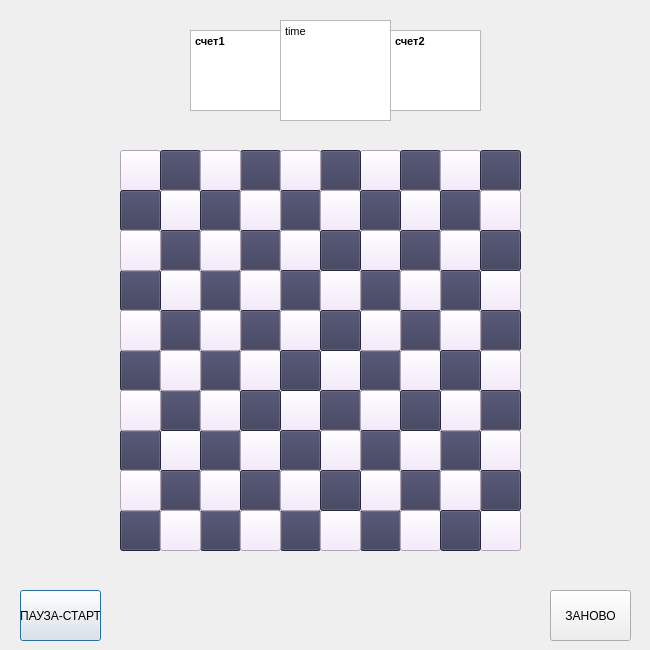
<?xml version="1.0" encoding="UTF-8"?>
<ui version="4.0">
 <class>Dialog</class>
 <widget class="QDialog" name="Dialog">
  <property name="geometry">
   <rect>
    <x>0</x>
    <y>0</y>
    <width>650</width>
    <height>650</height>
   </rect>
  </property>
  <property name="windowTitle">
   <string>Dialog</string>
  </property>
  <widget class="QTextBrowser" name="textBrowser">
   <property name="geometry">
    <rect>
     <x>190</x>
     <y>30</y>
     <width>91</width>
     <height>81</height>
    </rect>
   </property>
   <property name="html">
    <string>&lt;!DOCTYPE HTML PUBLIC &quot;-//W3C//DTD HTML 4.0//EN&quot; &quot;http://www.w3.org/TR/REC-html40/strict.dtd&quot;&gt;
&lt;html&gt;&lt;head&gt;&lt;meta name=&quot;qrichtext&quot; content=&quot;1&quot; /&gt;&lt;style type=&quot;text/css&quot;&gt;
p, li { white-space: pre-wrap; }
&lt;/style&gt;&lt;/head&gt;&lt;body style=&quot; font-family:'MS Shell Dlg 2'; font-size:7.875pt; font-weight:400; font-style:normal;&quot;&gt;
&lt;p style=&quot; margin-top:0px; margin-bottom:0px; margin-left:0px; margin-right:0px; -qt-block-indent:0; text-indent:0px;&quot;&gt;&lt;span style=&quot; font-weight:600;&quot;&gt;счет1&lt;/span&gt;&lt;/p&gt;&lt;/body&gt;&lt;/html&gt;</string>
   </property>
  </widget>
  <widget class="QTextBrowser" name="textBrowser_3">
   <property name="geometry">
    <rect>
     <x>280</x>
     <y>20</y>
     <width>111</width>
     <height>101</height>
    </rect>
   </property>
   <property name="html">
    <string>&lt;!DOCTYPE HTML PUBLIC &quot;-//W3C//DTD HTML 4.0//EN&quot; &quot;http://www.w3.org/TR/REC-html40/strict.dtd&quot;&gt;
&lt;html&gt;&lt;head&gt;&lt;meta name=&quot;qrichtext&quot; content=&quot;1&quot; /&gt;&lt;style type=&quot;text/css&quot;&gt;
p, li { white-space: pre-wrap; }
&lt;/style&gt;&lt;/head&gt;&lt;body style=&quot; font-family:'MS Shell Dlg 2'; font-size:7.875pt; font-weight:400; font-style:normal;&quot;&gt;
&lt;p style=&quot; margin-top:0px; margin-bottom:0px; margin-left:0px; margin-right:0px; -qt-block-indent:0; text-indent:0px;&quot;&gt;time&lt;/p&gt;&lt;/body&gt;&lt;/html&gt;</string>
   </property>
  </widget>
  <widget class="QTextBrowser" name="textBrowser_2">
   <property name="geometry">
    <rect>
     <x>390</x>
     <y>30</y>
     <width>91</width>
     <height>81</height>
    </rect>
   </property>
   <property name="html">
    <string>&lt;!DOCTYPE HTML PUBLIC &quot;-//W3C//DTD HTML 4.0//EN&quot; &quot;http://www.w3.org/TR/REC-html40/strict.dtd&quot;&gt;
&lt;html&gt;&lt;head&gt;&lt;meta name=&quot;qrichtext&quot; content=&quot;1&quot; /&gt;&lt;style type=&quot;text/css&quot;&gt;
p, li { white-space: pre-wrap; }
&lt;/style&gt;&lt;/head&gt;&lt;body style=&quot; font-family:'MS Shell Dlg 2'; font-size:7.875pt; font-weight:400; font-style:normal;&quot;&gt;
&lt;p style=&quot; margin-top:0px; margin-bottom:0px; margin-left:0px; margin-right:0px; -qt-block-indent:0; text-indent:0px;&quot;&gt;&lt;span style=&quot; font-weight:600;&quot;&gt;счет2&lt;/span&gt;&lt;/p&gt;
&lt;p style=&quot;-qt-paragraph-type:empty; margin-top:0px; margin-bottom:0px; margin-left:0px; margin-right:0px; -qt-block-indent:0; text-indent:0px; font-weight:600;&quot;&gt;&lt;br /&gt;&lt;/p&gt;&lt;/body&gt;&lt;/html&gt;</string>
   </property>
  </widget>
  <widget class="QPushButton" name="pushButton_3">
   <property name="geometry">
    <rect>
     <x>20</x>
     <y>590</y>
     <width>81</width>
     <height>51</height>
    </rect>
   </property>
   <property name="text">
    <string>ПАУЗА-СТАРТ</string>
   </property>
  </widget>
  <widget class="QPushButton" name="pushButton_4">
   <property name="geometry">
    <rect>
     <x>550</x>
     <y>590</y>
     <width>81</width>
     <height>51</height>
    </rect>
   </property>
   <property name="text">
    <string>ЗАНОВО</string>
   </property>
  </widget>
  <widget class="QPushButton" name="a1">
   <property name="geometry">
    <rect>
     <x>120</x>
     <y>150</y>
     <width>41</width>
     <height>41</height>
    </rect>
   </property>
   <property name="styleSheet">
    <string notr="true">background-color: rgb(243, 229, 251)</string>
   </property>
   <property name="text">
    <string/>
   </property>
  </widget>
  <widget class="QPushButton" name="a2">
   <property name="geometry">
    <rect>
     <x>160</x>
     <y>150</y>
     <width>41</width>
     <height>41</height>
    </rect>
   </property>
   <property name="styleSheet">
    <string notr="true">background-color: rgb(55, 56, 85);</string>
   </property>
   <property name="text">
    <string/>
   </property>
  </widget>
  <widget class="QPushButton" name="a4">
   <property name="geometry">
    <rect>
     <x>240</x>
     <y>150</y>
     <width>41</width>
     <height>41</height>
    </rect>
   </property>
   <property name="styleSheet">
    <string notr="true">background-color: rgb(55, 56, 85);</string>
   </property>
   <property name="text">
    <string/>
   </property>
  </widget>
  <widget class="QPushButton" name="a3">
   <property name="geometry">
    <rect>
     <x>200</x>
     <y>150</y>
     <width>41</width>
     <height>41</height>
    </rect>
   </property>
   <property name="styleSheet">
    <string notr="true">background-color: rgb(243, 229, 251)</string>
   </property>
   <property name="text">
    <string/>
   </property>
  </widget>
  <widget class="QPushButton" name="a7">
   <property name="geometry">
    <rect>
     <x>360</x>
     <y>150</y>
     <width>41</width>
     <height>41</height>
    </rect>
   </property>
   <property name="styleSheet">
    <string notr="true">background-color: rgb(243, 229, 251)</string>
   </property>
   <property name="text">
    <string/>
   </property>
  </widget>
  <widget class="QPushButton" name="a8">
   <property name="geometry">
    <rect>
     <x>400</x>
     <y>150</y>
     <width>41</width>
     <height>41</height>
    </rect>
   </property>
   <property name="styleSheet">
    <string notr="true">background-color: rgb(55, 56, 85);</string>
   </property>
   <property name="text">
    <string/>
   </property>
  </widget>
  <widget class="QPushButton" name="a6">
   <property name="geometry">
    <rect>
     <x>320</x>
     <y>150</y>
     <width>41</width>
     <height>41</height>
    </rect>
   </property>
   <property name="styleSheet">
    <string notr="true">background-color: rgb(55, 56, 85);</string>
   </property>
   <property name="text">
    <string/>
   </property>
  </widget>
  <widget class="QPushButton" name="a5">
   <property name="geometry">
    <rect>
     <x>280</x>
     <y>150</y>
     <width>41</width>
     <height>41</height>
    </rect>
   </property>
   <property name="styleSheet">
    <string notr="true">background-color: rgb(243, 229, 251)</string>
   </property>
   <property name="text">
    <string/>
   </property>
  </widget>
  <widget class="QPushButton" name="a9">
   <property name="geometry">
    <rect>
     <x>440</x>
     <y>150</y>
     <width>41</width>
     <height>41</height>
    </rect>
   </property>
   <property name="styleSheet">
    <string notr="true">background-color: rgb(243, 229, 251)</string>
   </property>
   <property name="text">
    <string/>
   </property>
  </widget>
  <widget class="QPushButton" name="a10">
   <property name="geometry">
    <rect>
     <x>480</x>
     <y>150</y>
     <width>41</width>
     <height>41</height>
    </rect>
   </property>
   <property name="styleSheet">
    <string notr="true">background-color: rgb(55, 56, 85);</string>
   </property>
   <property name="text">
    <string/>
   </property>
  </widget>
  <widget class="QPushButton" name="a18">
   <property name="geometry">
    <rect>
     <x>400</x>
     <y>190</y>
     <width>41</width>
     <height>41</height>
    </rect>
   </property>
   <property name="styleSheet">
    <string notr="true">background-color: rgb(243, 229, 251)</string>
   </property>
   <property name="text">
    <string/>
   </property>
  </widget>
  <widget class="QPushButton" name="a15">
   <property name="geometry">
    <rect>
     <x>280</x>
     <y>190</y>
     <width>41</width>
     <height>41</height>
    </rect>
   </property>
   <property name="styleSheet">
    <string notr="true">background-color: rgb(55, 56, 85);</string>
   </property>
   <property name="text">
    <string/>
   </property>
  </widget>
  <widget class="QPushButton" name="a12">
   <property name="geometry">
    <rect>
     <x>160</x>
     <y>190</y>
     <width>41</width>
     <height>41</height>
    </rect>
   </property>
   <property name="styleSheet">
    <string notr="true">background-color: rgb(243, 229, 251)</string>
   </property>
   <property name="text">
    <string/>
   </property>
  </widget>
  <widget class="QPushButton" name="a16">
   <property name="geometry">
    <rect>
     <x>320</x>
     <y>190</y>
     <width>41</width>
     <height>41</height>
    </rect>
   </property>
   <property name="styleSheet">
    <string notr="true">background-color: rgb(243, 229, 251)</string>
   </property>
   <property name="text">
    <string/>
   </property>
  </widget>
  <widget class="QPushButton" name="a13">
   <property name="geometry">
    <rect>
     <x>200</x>
     <y>190</y>
     <width>41</width>
     <height>41</height>
    </rect>
   </property>
   <property name="styleSheet">
    <string notr="true">background-color: rgb(55, 56, 85);</string>
   </property>
   <property name="text">
    <string/>
   </property>
  </widget>
  <widget class="QPushButton" name="a19">
   <property name="geometry">
    <rect>
     <x>440</x>
     <y>190</y>
     <width>41</width>
     <height>41</height>
    </rect>
   </property>
   <property name="styleSheet">
    <string notr="true">background-color: rgb(55, 56, 85);</string>
   </property>
   <property name="text">
    <string/>
   </property>
  </widget>
  <widget class="QPushButton" name="a11">
   <property name="geometry">
    <rect>
     <x>120</x>
     <y>190</y>
     <width>41</width>
     <height>41</height>
    </rect>
   </property>
   <property name="styleSheet">
    <string notr="true">background-color: rgb(55, 56, 85);</string>
   </property>
   <property name="text">
    <string/>
   </property>
  </widget>
  <widget class="QPushButton" name="a20">
   <property name="geometry">
    <rect>
     <x>480</x>
     <y>190</y>
     <width>41</width>
     <height>41</height>
    </rect>
   </property>
   <property name="styleSheet">
    <string notr="true">background-color: rgb(243, 229, 251)</string>
   </property>
   <property name="text">
    <string/>
   </property>
  </widget>
  <widget class="QPushButton" name="a17">
   <property name="geometry">
    <rect>
     <x>360</x>
     <y>190</y>
     <width>41</width>
     <height>41</height>
    </rect>
   </property>
   <property name="styleSheet">
    <string notr="true">background-color: rgb(55, 56, 85);</string>
   </property>
   <property name="text">
    <string/>
   </property>
  </widget>
  <widget class="QPushButton" name="a14">
   <property name="geometry">
    <rect>
     <x>240</x>
     <y>190</y>
     <width>41</width>
     <height>41</height>
    </rect>
   </property>
   <property name="styleSheet">
    <string notr="true">background-color: rgb(243, 229, 251)</string>
   </property>
   <property name="text">
    <string/>
   </property>
  </widget>
  <widget class="QPushButton" name="a24">
   <property name="geometry">
    <rect>
     <x>240</x>
     <y>230</y>
     <width>41</width>
     <height>41</height>
    </rect>
   </property>
   <property name="styleSheet">
    <string notr="true">background-color: rgb(55, 56, 85);</string>
   </property>
   <property name="text">
    <string/>
   </property>
  </widget>
  <widget class="QPushButton" name="a25">
   <property name="geometry">
    <rect>
     <x>280</x>
     <y>230</y>
     <width>41</width>
     <height>41</height>
    </rect>
   </property>
   <property name="styleSheet">
    <string notr="true">background-color: rgb(243, 229, 251)</string>
   </property>
   <property name="text">
    <string/>
   </property>
  </widget>
  <widget class="QPushButton" name="a27">
   <property name="geometry">
    <rect>
     <x>360</x>
     <y>230</y>
     <width>41</width>
     <height>41</height>
    </rect>
   </property>
   <property name="styleSheet">
    <string notr="true">background-color: rgb(243, 229, 251)</string>
   </property>
   <property name="text">
    <string/>
   </property>
  </widget>
  <widget class="QPushButton" name="a28">
   <property name="geometry">
    <rect>
     <x>400</x>
     <y>230</y>
     <width>41</width>
     <height>41</height>
    </rect>
   </property>
   <property name="styleSheet">
    <string notr="true">background-color: rgb(55, 56, 85);</string>
   </property>
   <property name="text">
    <string/>
   </property>
  </widget>
  <widget class="QPushButton" name="a33">
   <property name="geometry">
    <rect>
     <x>200</x>
     <y>270</y>
     <width>41</width>
     <height>41</height>
    </rect>
   </property>
   <property name="styleSheet">
    <string notr="true">background-color: rgb(55, 56, 85);</string>
   </property>
   <property name="text">
    <string/>
   </property>
  </widget>
  <widget class="QPushButton" name="a37">
   <property name="geometry">
    <rect>
     <x>360</x>
     <y>270</y>
     <width>41</width>
     <height>41</height>
    </rect>
   </property>
   <property name="styleSheet">
    <string notr="true">background-color: rgb(55, 56, 85);</string>
   </property>
   <property name="text">
    <string/>
   </property>
  </widget>
  <widget class="QPushButton" name="a22">
   <property name="geometry">
    <rect>
     <x>160</x>
     <y>230</y>
     <width>41</width>
     <height>41</height>
    </rect>
   </property>
   <property name="styleSheet">
    <string notr="true">background-color: rgb(55, 56, 85);</string>
   </property>
   <property name="text">
    <string/>
   </property>
  </widget>
  <widget class="QPushButton" name="a35">
   <property name="geometry">
    <rect>
     <x>280</x>
     <y>270</y>
     <width>41</width>
     <height>41</height>
    </rect>
   </property>
   <property name="styleSheet">
    <string notr="true">background-color: rgb(55, 56, 85);</string>
   </property>
   <property name="text">
    <string/>
   </property>
  </widget>
  <widget class="QPushButton" name="a40">
   <property name="geometry">
    <rect>
     <x>480</x>
     <y>270</y>
     <width>41</width>
     <height>41</height>
    </rect>
   </property>
   <property name="styleSheet">
    <string notr="true">background-color: rgb(243, 229, 251)</string>
   </property>
   <property name="text">
    <string/>
   </property>
  </widget>
  <widget class="QPushButton" name="a29">
   <property name="geometry">
    <rect>
     <x>440</x>
     <y>230</y>
     <width>41</width>
     <height>41</height>
    </rect>
   </property>
   <property name="styleSheet">
    <string notr="true">background-color: rgb(243, 229, 251)</string>
   </property>
   <property name="text">
    <string/>
   </property>
  </widget>
  <widget class="QPushButton" name="a30">
   <property name="geometry">
    <rect>
     <x>480</x>
     <y>230</y>
     <width>41</width>
     <height>41</height>
    </rect>
   </property>
   <property name="styleSheet">
    <string notr="true">background-color: rgb(55, 56, 85);</string>
   </property>
   <property name="text">
    <string/>
   </property>
  </widget>
  <widget class="QPushButton" name="a39">
   <property name="geometry">
    <rect>
     <x>440</x>
     <y>270</y>
     <width>41</width>
     <height>41</height>
    </rect>
   </property>
   <property name="styleSheet">
    <string notr="true">background-color: rgb(55, 56, 85);</string>
   </property>
   <property name="text">
    <string/>
   </property>
  </widget>
  <widget class="QPushButton" name="a32">
   <property name="geometry">
    <rect>
     <x>160</x>
     <y>270</y>
     <width>41</width>
     <height>41</height>
    </rect>
   </property>
   <property name="styleSheet">
    <string notr="true">background-color: rgb(243, 229, 251)</string>
   </property>
   <property name="text">
    <string/>
   </property>
  </widget>
  <widget class="QPushButton" name="a31">
   <property name="geometry">
    <rect>
     <x>120</x>
     <y>270</y>
     <width>41</width>
     <height>41</height>
    </rect>
   </property>
   <property name="styleSheet">
    <string notr="true">background-color: rgb(55, 56, 85);</string>
   </property>
   <property name="text">
    <string/>
   </property>
  </widget>
  <widget class="QPushButton" name="a21">
   <property name="geometry">
    <rect>
     <x>120</x>
     <y>230</y>
     <width>41</width>
     <height>41</height>
    </rect>
   </property>
   <property name="styleSheet">
    <string notr="true">background-color: rgb(243, 229, 251)</string>
   </property>
   <property name="text">
    <string/>
   </property>
  </widget>
  <widget class="QPushButton" name="a34">
   <property name="geometry">
    <rect>
     <x>240</x>
     <y>270</y>
     <width>41</width>
     <height>41</height>
    </rect>
   </property>
   <property name="styleSheet">
    <string notr="true">background-color: rgb(243, 229, 251)</string>
   </property>
   <property name="text">
    <string/>
   </property>
  </widget>
  <widget class="QPushButton" name="a36">
   <property name="geometry">
    <rect>
     <x>320</x>
     <y>270</y>
     <width>41</width>
     <height>41</height>
    </rect>
   </property>
   <property name="styleSheet">
    <string notr="true">background-color: rgb(243, 229, 251)</string>
   </property>
   <property name="text">
    <string/>
   </property>
  </widget>
  <widget class="QPushButton" name="a38">
   <property name="geometry">
    <rect>
     <x>400</x>
     <y>270</y>
     <width>41</width>
     <height>41</height>
    </rect>
   </property>
   <property name="styleSheet">
    <string notr="true">background-color: rgb(243, 229, 251)</string>
   </property>
   <property name="text">
    <string/>
   </property>
  </widget>
  <widget class="QPushButton" name="a26">
   <property name="geometry">
    <rect>
     <x>320</x>
     <y>230</y>
     <width>41</width>
     <height>41</height>
    </rect>
   </property>
   <property name="styleSheet">
    <string notr="true">background-color: rgb(55, 56, 85);</string>
   </property>
   <property name="text">
    <string/>
   </property>
  </widget>
  <widget class="QPushButton" name="a23">
   <property name="geometry">
    <rect>
     <x>200</x>
     <y>230</y>
     <width>41</width>
     <height>41</height>
    </rect>
   </property>
   <property name="styleSheet">
    <string notr="true">background-color: rgb(243, 229, 251)</string>
   </property>
   <property name="text">
    <string/>
   </property>
  </widget>
  <widget class="QPushButton" name="a72">
   <property name="geometry">
    <rect>
     <x>160</x>
     <y>430</y>
     <width>41</width>
     <height>41</height>
    </rect>
   </property>
   <property name="styleSheet">
    <string notr="true">background-color: rgb(243, 229, 251)</string>
   </property>
   <property name="text">
    <string/>
   </property>
  </widget>
  <widget class="QPushButton" name="a56">
   <property name="geometry">
    <rect>
     <x>320</x>
     <y>350</y>
     <width>41</width>
     <height>41</height>
    </rect>
   </property>
   <property name="styleSheet">
    <string notr="true">background-color: rgb(243, 229, 251)</string>
   </property>
   <property name="text">
    <string/>
   </property>
  </widget>
  <widget class="QPushButton" name="a65">
   <property name="geometry">
    <rect>
     <x>280</x>
     <y>390</y>
     <width>41</width>
     <height>41</height>
    </rect>
   </property>
   <property name="styleSheet">
    <string notr="true">background-color: rgb(243, 229, 251)</string>
   </property>
   <property name="text">
    <string/>
   </property>
  </widget>
  <widget class="QPushButton" name="a53">
   <property name="geometry">
    <rect>
     <x>200</x>
     <y>350</y>
     <width>41</width>
     <height>41</height>
    </rect>
   </property>
   <property name="styleSheet">
    <string notr="true">background-color: rgb(55, 56, 85);</string>
   </property>
   <property name="text">
    <string/>
   </property>
  </widget>
  <widget class="QPushButton" name="a48">
   <property name="geometry">
    <rect>
     <x>400</x>
     <y>310</y>
     <width>41</width>
     <height>41</height>
    </rect>
   </property>
   <property name="styleSheet">
    <string notr="true">background-color: rgb(55, 56, 85);</string>
   </property>
   <property name="text">
    <string/>
   </property>
  </widget>
  <widget class="QPushButton" name="a73">
   <property name="geometry">
    <rect>
     <x>200</x>
     <y>430</y>
     <width>41</width>
     <height>41</height>
    </rect>
   </property>
   <property name="styleSheet">
    <string notr="true">background-color: rgb(55, 56, 85);</string>
   </property>
   <property name="text">
    <string/>
   </property>
  </widget>
  <widget class="QPushButton" name="a62">
   <property name="geometry">
    <rect>
     <x>160</x>
     <y>390</y>
     <width>41</width>
     <height>41</height>
    </rect>
   </property>
   <property name="styleSheet">
    <string notr="true">background-color: rgb(55, 56, 85);</string>
   </property>
   <property name="text">
    <string/>
   </property>
  </widget>
  <widget class="QPushButton" name="a50">
   <property name="geometry">
    <rect>
     <x>480</x>
     <y>310</y>
     <width>41</width>
     <height>41</height>
    </rect>
   </property>
   <property name="styleSheet">
    <string notr="true">background-color: rgb(55, 56, 85);</string>
   </property>
   <property name="text">
    <string/>
   </property>
  </widget>
  <widget class="QPushButton" name="a51">
   <property name="geometry">
    <rect>
     <x>120</x>
     <y>350</y>
     <width>41</width>
     <height>41</height>
    </rect>
   </property>
   <property name="styleSheet">
    <string notr="true">background-color: rgb(55, 56, 85);</string>
   </property>
   <property name="text">
    <string/>
   </property>
  </widget>
  <widget class="QPushButton" name="a42">
   <property name="geometry">
    <rect>
     <x>160</x>
     <y>310</y>
     <width>41</width>
     <height>41</height>
    </rect>
   </property>
   <property name="styleSheet">
    <string notr="true">background-color: rgb(55, 56, 85);</string>
   </property>
   <property name="text">
    <string/>
   </property>
  </widget>
  <widget class="QPushButton" name="a44">
   <property name="geometry">
    <rect>
     <x>240</x>
     <y>310</y>
     <width>41</width>
     <height>41</height>
    </rect>
   </property>
   <property name="styleSheet">
    <string notr="true">background-color: rgb(55, 56, 85);</string>
   </property>
   <property name="text">
    <string/>
   </property>
  </widget>
  <widget class="QPushButton" name="a57">
   <property name="geometry">
    <rect>
     <x>360</x>
     <y>350</y>
     <width>41</width>
     <height>41</height>
    </rect>
   </property>
   <property name="styleSheet">
    <string notr="true">background-color: rgb(55, 56, 85);</string>
   </property>
   <property name="text">
    <string/>
   </property>
  </widget>
  <widget class="QPushButton" name="a49">
   <property name="geometry">
    <rect>
     <x>440</x>
     <y>310</y>
     <width>41</width>
     <height>41</height>
    </rect>
   </property>
   <property name="styleSheet">
    <string notr="true">background-color: rgb(243, 229, 251)</string>
   </property>
   <property name="text">
    <string/>
   </property>
  </widget>
  <widget class="QPushButton" name="a45">
   <property name="geometry">
    <rect>
     <x>280</x>
     <y>310</y>
     <width>41</width>
     <height>41</height>
    </rect>
   </property>
   <property name="styleSheet">
    <string notr="true">background-color: rgb(243, 229, 251)</string>
   </property>
   <property name="text">
    <string/>
   </property>
  </widget>
  <widget class="QPushButton" name="a60">
   <property name="geometry">
    <rect>
     <x>480</x>
     <y>350</y>
     <width>41</width>
     <height>41</height>
    </rect>
   </property>
   <property name="styleSheet">
    <string notr="true">background-color: rgb(243, 229, 251)</string>
   </property>
   <property name="text">
    <string/>
   </property>
  </widget>
  <widget class="QPushButton" name="a63">
   <property name="geometry">
    <rect>
     <x>200</x>
     <y>390</y>
     <width>41</width>
     <height>41</height>
    </rect>
   </property>
   <property name="styleSheet">
    <string notr="true">background-color: rgb(243, 229, 251)</string>
   </property>
   <property name="text">
    <string/>
   </property>
  </widget>
  <widget class="QPushButton" name="a58">
   <property name="geometry">
    <rect>
     <x>400</x>
     <y>350</y>
     <width>41</width>
     <height>41</height>
    </rect>
   </property>
   <property name="styleSheet">
    <string notr="true">background-color: rgb(243, 229, 251)</string>
   </property>
   <property name="text">
    <string/>
   </property>
  </widget>
  <widget class="QPushButton" name="a54">
   <property name="geometry">
    <rect>
     <x>240</x>
     <y>350</y>
     <width>41</width>
     <height>41</height>
    </rect>
   </property>
   <property name="styleSheet">
    <string notr="true">background-color: rgb(243, 229, 251)</string>
   </property>
   <property name="text">
    <string/>
   </property>
  </widget>
  <widget class="QPushButton" name="a71">
   <property name="geometry">
    <rect>
     <x>120</x>
     <y>430</y>
     <width>41</width>
     <height>41</height>
    </rect>
   </property>
   <property name="styleSheet">
    <string notr="true">background-color: rgb(55, 56, 85);</string>
   </property>
   <property name="text">
    <string/>
   </property>
  </widget>
  <widget class="QPushButton" name="a52">
   <property name="geometry">
    <rect>
     <x>160</x>
     <y>350</y>
     <width>41</width>
     <height>41</height>
    </rect>
   </property>
   <property name="styleSheet">
    <string notr="true">background-color: rgb(243, 229, 251)</string>
   </property>
   <property name="text">
    <string/>
   </property>
  </widget>
  <widget class="QPushButton" name="a66">
   <property name="geometry">
    <rect>
     <x>320</x>
     <y>390</y>
     <width>41</width>
     <height>41</height>
    </rect>
   </property>
   <property name="styleSheet">
    <string notr="true">background-color: rgb(55, 56, 85);</string>
   </property>
   <property name="text">
    <string/>
   </property>
  </widget>
  <widget class="QPushButton" name="a67">
   <property name="geometry">
    <rect>
     <x>360</x>
     <y>390</y>
     <width>41</width>
     <height>41</height>
    </rect>
   </property>
   <property name="styleSheet">
    <string notr="true">background-color: rgb(243, 229, 251)</string>
   </property>
   <property name="text">
    <string/>
   </property>
  </widget>
  <widget class="QPushButton" name="a70">
   <property name="geometry">
    <rect>
     <x>480</x>
     <y>390</y>
     <width>41</width>
     <height>41</height>
    </rect>
   </property>
   <property name="styleSheet">
    <string notr="true">background-color: rgb(55, 56, 85);</string>
   </property>
   <property name="text">
    <string/>
   </property>
  </widget>
  <widget class="QPushButton" name="a55">
   <property name="geometry">
    <rect>
     <x>280</x>
     <y>350</y>
     <width>41</width>
     <height>41</height>
    </rect>
   </property>
   <property name="styleSheet">
    <string notr="true">background-color: rgb(55, 56, 85);</string>
   </property>
   <property name="text">
    <string/>
   </property>
  </widget>
  <widget class="QPushButton" name="a59">
   <property name="geometry">
    <rect>
     <x>440</x>
     <y>350</y>
     <width>41</width>
     <height>41</height>
    </rect>
   </property>
   <property name="styleSheet">
    <string notr="true">background-color: rgb(55, 56, 85);</string>
   </property>
   <property name="text">
    <string/>
   </property>
  </widget>
  <widget class="QPushButton" name="a41">
   <property name="geometry">
    <rect>
     <x>120</x>
     <y>310</y>
     <width>41</width>
     <height>41</height>
    </rect>
   </property>
   <property name="styleSheet">
    <string notr="true">background-color: rgb(243, 229, 251)</string>
   </property>
   <property name="text">
    <string/>
   </property>
  </widget>
  <widget class="QPushButton" name="a77">
   <property name="geometry">
    <rect>
     <x>360</x>
     <y>430</y>
     <width>41</width>
     <height>41</height>
    </rect>
   </property>
   <property name="styleSheet">
    <string notr="true">background-color: rgb(55, 56, 85);</string>
   </property>
   <property name="text">
    <string/>
   </property>
  </widget>
  <widget class="QPushButton" name="a76">
   <property name="geometry">
    <rect>
     <x>320</x>
     <y>430</y>
     <width>41</width>
     <height>41</height>
    </rect>
   </property>
   <property name="styleSheet">
    <string notr="true">background-color: rgb(243, 229, 251)</string>
   </property>
   <property name="text">
    <string/>
   </property>
  </widget>
  <widget class="QPushButton" name="a80">
   <property name="geometry">
    <rect>
     <x>480</x>
     <y>430</y>
     <width>41</width>
     <height>41</height>
    </rect>
   </property>
   <property name="styleSheet">
    <string notr="true">background-color: rgb(243, 229, 251)</string>
   </property>
   <property name="text">
    <string/>
   </property>
  </widget>
  <widget class="QPushButton" name="a74">
   <property name="geometry">
    <rect>
     <x>240</x>
     <y>430</y>
     <width>41</width>
     <height>41</height>
    </rect>
   </property>
   <property name="styleSheet">
    <string notr="true">background-color: rgb(243, 229, 251)</string>
   </property>
   <property name="text">
    <string/>
   </property>
  </widget>
  <widget class="QPushButton" name="a75">
   <property name="geometry">
    <rect>
     <x>280</x>
     <y>430</y>
     <width>41</width>
     <height>41</height>
    </rect>
   </property>
   <property name="styleSheet">
    <string notr="true">background-color: rgb(55, 56, 85);</string>
   </property>
   <property name="text">
    <string/>
   </property>
  </widget>
  <widget class="QPushButton" name="a47">
   <property name="geometry">
    <rect>
     <x>360</x>
     <y>310</y>
     <width>41</width>
     <height>41</height>
    </rect>
   </property>
   <property name="styleSheet">
    <string notr="true">background-color: rgb(243, 229, 251)</string>
   </property>
   <property name="text">
    <string/>
   </property>
  </widget>
  <widget class="QPushButton" name="a79">
   <property name="geometry">
    <rect>
     <x>440</x>
     <y>430</y>
     <width>41</width>
     <height>41</height>
    </rect>
   </property>
   <property name="styleSheet">
    <string notr="true">background-color: rgb(55, 56, 85);</string>
   </property>
   <property name="text">
    <string/>
   </property>
  </widget>
  <widget class="QPushButton" name="a69">
   <property name="geometry">
    <rect>
     <x>440</x>
     <y>390</y>
     <width>41</width>
     <height>41</height>
    </rect>
   </property>
   <property name="styleSheet">
    <string notr="true">background-color: rgb(243, 229, 251)</string>
   </property>
   <property name="text">
    <string/>
   </property>
  </widget>
  <widget class="QPushButton" name="a78">
   <property name="geometry">
    <rect>
     <x>400</x>
     <y>430</y>
     <width>41</width>
     <height>41</height>
    </rect>
   </property>
   <property name="styleSheet">
    <string notr="true">background-color: rgb(243, 229, 251)</string>
   </property>
   <property name="text">
    <string/>
   </property>
  </widget>
  <widget class="QPushButton" name="a68">
   <property name="geometry">
    <rect>
     <x>400</x>
     <y>390</y>
     <width>41</width>
     <height>41</height>
    </rect>
   </property>
   <property name="styleSheet">
    <string notr="true">background-color: rgb(55, 56, 85);</string>
   </property>
   <property name="text">
    <string/>
   </property>
  </widget>
  <widget class="QPushButton" name="a43">
   <property name="geometry">
    <rect>
     <x>200</x>
     <y>310</y>
     <width>41</width>
     <height>41</height>
    </rect>
   </property>
   <property name="styleSheet">
    <string notr="true">background-color: rgb(243, 229, 251)</string>
   </property>
   <property name="text">
    <string/>
   </property>
  </widget>
  <widget class="QPushButton" name="a64">
   <property name="geometry">
    <rect>
     <x>240</x>
     <y>390</y>
     <width>41</width>
     <height>41</height>
    </rect>
   </property>
   <property name="styleSheet">
    <string notr="true">background-color: rgb(55, 56, 85);</string>
   </property>
   <property name="text">
    <string/>
   </property>
  </widget>
  <widget class="QPushButton" name="a46">
   <property name="geometry">
    <rect>
     <x>320</x>
     <y>310</y>
     <width>41</width>
     <height>41</height>
    </rect>
   </property>
   <property name="styleSheet">
    <string notr="true">background-color: rgb(55, 56, 85);</string>
   </property>
   <property name="text">
    <string/>
   </property>
  </widget>
  <widget class="QPushButton" name="a61">
   <property name="geometry">
    <rect>
     <x>120</x>
     <y>390</y>
     <width>41</width>
     <height>41</height>
    </rect>
   </property>
   <property name="styleSheet">
    <string notr="true">background-color: rgb(243, 229, 251)</string>
   </property>
   <property name="text">
    <string/>
   </property>
  </widget>
  <widget class="QPushButton" name="a88">
   <property name="geometry">
    <rect>
     <x>400</x>
     <y>470</y>
     <width>41</width>
     <height>41</height>
    </rect>
   </property>
   <property name="styleSheet">
    <string notr="true">background-color: rgb(55, 56, 85);</string>
   </property>
   <property name="text">
    <string/>
   </property>
  </widget>
  <widget class="QPushButton" name="a91">
   <property name="geometry">
    <rect>
     <x>120</x>
     <y>510</y>
     <width>41</width>
     <height>41</height>
    </rect>
   </property>
   <property name="styleSheet">
    <string notr="true">background-color: rgb(55, 56, 85);</string>
   </property>
   <property name="text">
    <string/>
   </property>
  </widget>
  <widget class="QPushButton" name="a82">
   <property name="geometry">
    <rect>
     <x>160</x>
     <y>470</y>
     <width>41</width>
     <height>41</height>
    </rect>
   </property>
   <property name="styleSheet">
    <string notr="true">background-color: rgb(55, 56, 85);</string>
   </property>
   <property name="text">
    <string/>
   </property>
  </widget>
  <widget class="QPushButton" name="a95">
   <property name="geometry">
    <rect>
     <x>280</x>
     <y>510</y>
     <width>41</width>
     <height>41</height>
    </rect>
   </property>
   <property name="styleSheet">
    <string notr="true">background-color: rgb(55, 56, 85);</string>
   </property>
   <property name="text">
    <string/>
   </property>
  </widget>
  <widget class="QPushButton" name="a100">
   <property name="geometry">
    <rect>
     <x>480</x>
     <y>510</y>
     <width>41</width>
     <height>41</height>
    </rect>
   </property>
   <property name="styleSheet">
    <string notr="true">background-color: rgb(243, 229, 251)</string>
   </property>
   <property name="text">
    <string/>
   </property>
  </widget>
  <widget class="QPushButton" name="a93">
   <property name="geometry">
    <rect>
     <x>200</x>
     <y>510</y>
     <width>41</width>
     <height>41</height>
    </rect>
   </property>
   <property name="styleSheet">
    <string notr="true">background-color: rgb(55, 56, 85);</string>
   </property>
   <property name="text">
    <string/>
   </property>
  </widget>
  <widget class="QPushButton" name="a83">
   <property name="geometry">
    <rect>
     <x>200</x>
     <y>470</y>
     <width>41</width>
     <height>41</height>
    </rect>
   </property>
   <property name="styleSheet">
    <string notr="true">background-color: rgb(243, 229, 251)</string>
   </property>
   <property name="text">
    <string/>
   </property>
  </widget>
  <widget class="QPushButton" name="a81">
   <property name="geometry">
    <rect>
     <x>120</x>
     <y>470</y>
     <width>41</width>
     <height>41</height>
    </rect>
   </property>
   <property name="styleSheet">
    <string notr="true">background-color: rgb(243, 229, 251)</string>
   </property>
   <property name="text">
    <string/>
   </property>
  </widget>
  <widget class="QPushButton" name="a97">
   <property name="geometry">
    <rect>
     <x>360</x>
     <y>510</y>
     <width>41</width>
     <height>41</height>
    </rect>
   </property>
   <property name="styleSheet">
    <string notr="true">background-color: rgb(55, 56, 85);</string>
   </property>
   <property name="text">
    <string/>
   </property>
  </widget>
  <widget class="QPushButton" name="a90">
   <property name="geometry">
    <rect>
     <x>480</x>
     <y>470</y>
     <width>41</width>
     <height>41</height>
    </rect>
   </property>
   <property name="styleSheet">
    <string notr="true">background-color: rgb(55, 56, 85);</string>
   </property>
   <property name="text">
    <string/>
   </property>
  </widget>
  <widget class="QPushButton" name="a84">
   <property name="geometry">
    <rect>
     <x>240</x>
     <y>470</y>
     <width>41</width>
     <height>41</height>
    </rect>
   </property>
   <property name="styleSheet">
    <string notr="true">background-color: rgb(55, 56, 85);</string>
   </property>
   <property name="text">
    <string/>
   </property>
  </widget>
  <widget class="QPushButton" name="a87">
   <property name="geometry">
    <rect>
     <x>360</x>
     <y>470</y>
     <width>41</width>
     <height>41</height>
    </rect>
   </property>
   <property name="styleSheet">
    <string notr="true">background-color: rgb(243, 229, 251)</string>
   </property>
   <property name="text">
    <string/>
   </property>
  </widget>
  <widget class="QPushButton" name="a89">
   <property name="geometry">
    <rect>
     <x>440</x>
     <y>470</y>
     <width>41</width>
     <height>41</height>
    </rect>
   </property>
   <property name="styleSheet">
    <string notr="true">background-color: rgb(243, 229, 251)</string>
   </property>
   <property name="text">
    <string/>
   </property>
  </widget>
  <widget class="QPushButton" name="a98">
   <property name="geometry">
    <rect>
     <x>400</x>
     <y>510</y>
     <width>41</width>
     <height>41</height>
    </rect>
   </property>
   <property name="styleSheet">
    <string notr="true">background-color: rgb(243, 229, 251)</string>
   </property>
   <property name="text">
    <string/>
   </property>
  </widget>
  <widget class="QPushButton" name="a99">
   <property name="geometry">
    <rect>
     <x>440</x>
     <y>510</y>
     <width>41</width>
     <height>41</height>
    </rect>
   </property>
   <property name="styleSheet">
    <string notr="true">background-color: rgb(55, 56, 85);</string>
   </property>
   <property name="text">
    <string/>
   </property>
  </widget>
  <widget class="QPushButton" name="a85">
   <property name="geometry">
    <rect>
     <x>280</x>
     <y>470</y>
     <width>41</width>
     <height>41</height>
    </rect>
   </property>
   <property name="styleSheet">
    <string notr="true">background-color: rgb(243, 229, 251)</string>
   </property>
   <property name="text">
    <string/>
   </property>
  </widget>
  <widget class="QPushButton" name="a92">
   <property name="geometry">
    <rect>
     <x>160</x>
     <y>510</y>
     <width>41</width>
     <height>41</height>
    </rect>
   </property>
   <property name="styleSheet">
    <string notr="true">background-color: rgb(243, 229, 251)</string>
   </property>
   <property name="text">
    <string/>
   </property>
  </widget>
  <widget class="QPushButton" name="a94">
   <property name="geometry">
    <rect>
     <x>240</x>
     <y>510</y>
     <width>41</width>
     <height>41</height>
    </rect>
   </property>
   <property name="styleSheet">
    <string notr="true">background-color: rgb(243, 229, 251)</string>
   </property>
   <property name="text">
    <string/>
   </property>
  </widget>
  <widget class="QPushButton" name="a96">
   <property name="geometry">
    <rect>
     <x>320</x>
     <y>510</y>
     <width>41</width>
     <height>41</height>
    </rect>
   </property>
   <property name="styleSheet">
    <string notr="true">background-color: rgb(243, 229, 251)</string>
   </property>
   <property name="text">
    <string/>
   </property>
  </widget>
  <widget class="QPushButton" name="a86">
   <property name="geometry">
    <rect>
     <x>320</x>
     <y>470</y>
     <width>41</width>
     <height>41</height>
    </rect>
   </property>
   <property name="styleSheet">
    <string notr="true">background-color: rgb(55, 56, 85);</string>
   </property>
   <property name="text">
    <string/>
   </property>
  </widget>
 </widget>
 <resources/>
 <connections/>
</ui>
